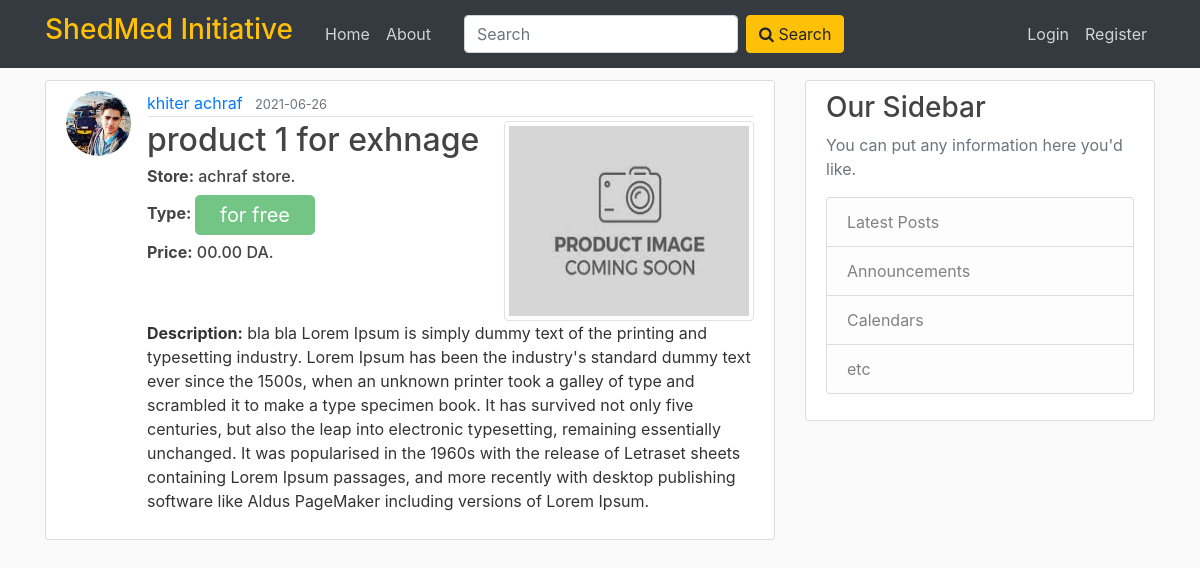
Before: /product/1 with the older database file.
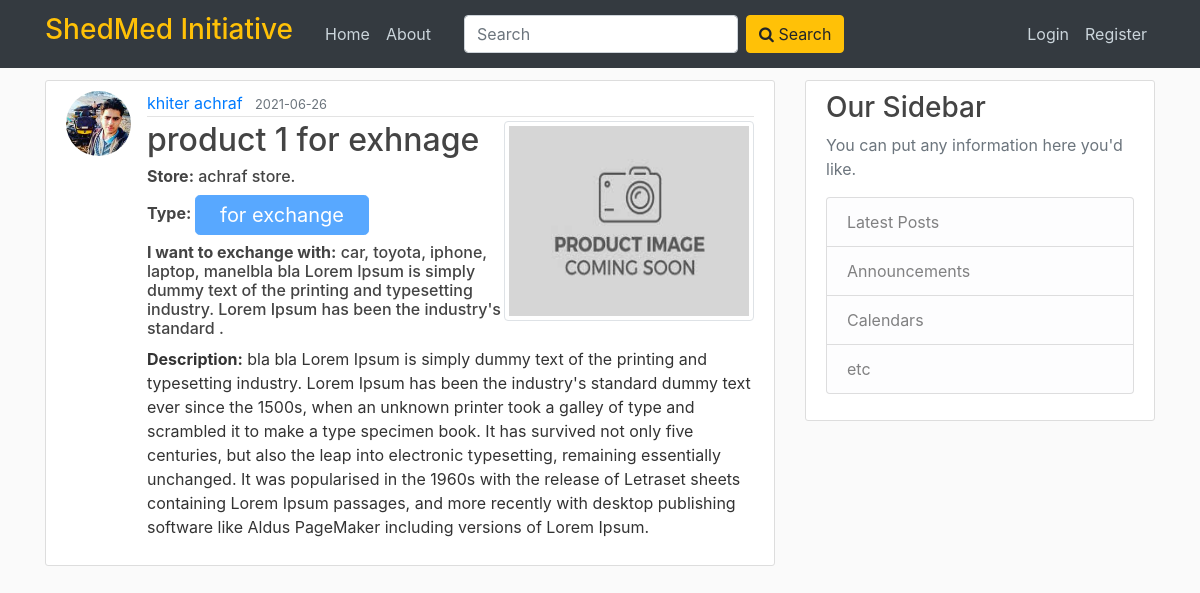
After: the same page with the newer database file.
### flaskblog/models.py (models this page shows, shortened)
class Product(db.Model):
    id = db.Column(db.Integer, primary_key=True)
    title = db.Column(db.String(100), nullable=False)
    date_posted = db.Column(db.DateTime, nullable=False, default=datetime.utcnow)
    content = db.Column(db.Text, nullable=False)
    user_id = db.Column(db.Integer, db.ForeignKey('user.id'), nullable=False)
    store_id = db.Column(db.Integer, db.ForeignKey('store.id'), nullable=True)
    image_product = db.Column(db.String(20), nullable=False, default='defaultProduct.jpg')
    type = db.Column(db.String, nullable=False)
    price = db.Column(db.Integer, nullable=True)  # we should give a price when we choose a product for sale
    exchangeList = db.Column(db.String,
                             nullable=True)  # we should give a list of exchange when we choose a product for exchange.

### flaskblog/routes.py (the view)
@app.route("/product/<int:product_id>")
def product(product_id):
    product = Product.query.get_or_404(product_id)
    image_file = url_for('static', filename='product_pics/' + product.image_product)
    return render_template('product.html', title=product.title, product=product, image_file=image_file)

### flaskblog/templates/product.html (shortened to what this page needs)
{% extends "layout.html" %}
{% block content %}
  <article class="media content-section">
    <img class="rounded-circle article-img" src="{{ url_for('static', filename='profile_pics/' + product.owner.image_profile) }}">
    <div class="media-body">
      <div class="article-metadata">
        <a class="mr-2" href="#">{{ product.owner.username }}</a>
        <small class="text-muted">{{ product.date_posted.strftime('%Y-%m-%d') }}</small>
      </div>
      <div class="media">
        <div class="media-body">
          <h2 class="article-title">{{ product.title }}</h2>
          <h6 class="article-title"> <b>Store:</b> {{ product.store.name }}.</h6>
          {% if product.type == "for sale" %}
            <h6 class="article-title"> <b>Type: </b> <button type="button" class="btn btn-warning btn-lg p-1 pl-4 pr-4" disabled> {{ product.type }} </button></h6>
            <h6 class="article-title"> <b>Price:</b> {{ product.price }} DA.</h6>
          {% elif product.type == "for free" %}
            <h6 class="article-title"> <b>Type: </b> <button type="button" class="btn btn-success btn-lg p-1 pl-4 pr-4" disabled>{{ product.type }}</button></h6>
            <h6 class="article-title"> <b>Price:</b> 00.00 DA.</h6>
          {%  elif product.type == "for exchange" %}
            <h6 class="article-title"> <b>Type: </b> <button type="button" class="btn btn-primary btn-lg p-1 pl-4 pr-4" disabled>{{ product.type }}</button></h6>
            <h6 class="article-title"> <b>I want to exchange with:</b> {{ product.exchangeList }}.</h6>
          {% else %}
            <h6 class="article-title"> <b> No type is chosen</b>.</h6>
          {% endif %}
        </div>
        <img class="img-thumbnail product_img" src="{{ image_file }}" data-toggle="modal" data-target="#exampleModal" >
      </div>
      <p class="article-content"> <b>Description:</b> {{ product.content }}</p>
    </div>
  </article>
{% endblock content %}

Changed rows visible on the page:
changed Product "product 1 for exhnage": exchangeList (not shown) → "car, toyota, iphone, laptop, manelbla bla Lorem Ipsum is simply dummy text of the printing and typesetting industry. Lorem Ipsum has been the industry's standard"; type "for free" → "for exchange"
Other visible differences:
text no longer shown: "Price: 00.00 DA."
text now shown: "I want to exchange with: ."
